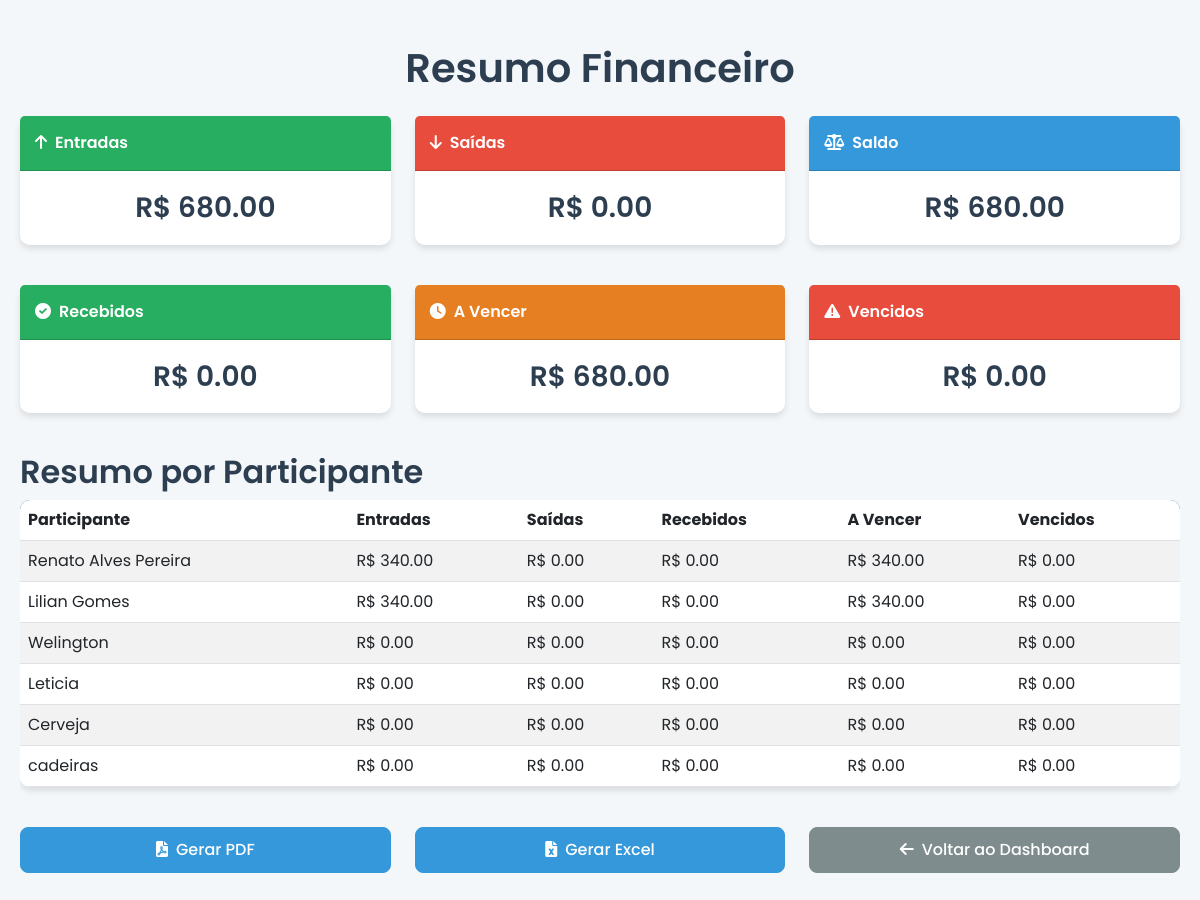
The page /resumo (signed in) on the database its author committed.
### tables this page shows
CREATE TABLE participantes (
            id INTEGER PRIMARY KEY AUTOINCREMENT,
            nome TEXT NOT NULL,
            adulto INTEGER NOT NULL,
            crianca INTEGER NOT NULL,
            bebe_alcool INTEGER NOT NULL
        );

### app.py (the view)
@app.route('/resumo')
@login_required
def resumo_financeiro():
    conn = get_db_connection()
    total_entradas = conn.execute('SELECT SUM(valor) FROM transacoes WHERE tipo = "entrada"').fetchone()[0] or 0
    total_saidas = conn.execute('SELECT SUM(valor) FROM transacoes WHERE tipo = "saida"').fetchone()[0] or 0
    saldo = total_entradas - total_saidas
    parcelas = conn.execute('SELECT valor, data_vencimento, pago FROM parcelas').fetchall()
    valores_recebidos = 0
    valores_a_vencer = 0
    valores_vencidos = 0
    for parcela in parcelas:
        data_vencimento = datetime.fromisoformat(parcela['data_vencimento'])
        if parcela['pago']:
            valores_recebidos += parcela['valor']
        elif data_vencimento < DATA_ATUAL:
            valores_vencidos += parcela['valor']
        else:
            valores_a_vencer += parcela['valor']
    participantes = conn.execute('SELECT * FROM participantes').fetchall()
    resumo_participantes = {}
    for p in participantes:
        entradas = conn.execute('SELECT SUM(valor) FROM transacoes WHERE tipo = "entrada" AND participante_id = ?', (p['id'],)).fetchone()[0] or 0
        saidas = conn.execute('SELECT SUM(valor) FROM transacoes WHERE tipo = "saida" AND participante_id = ?', (p['id'],)).fetchone()[0] or 0
        parcelas = conn.execute('''
            SELECT par.valor, par.data_vencimento, par.pago
            FROM transacoes t
            JOIN parcelas par ON t.id = par.transacao_id
            WHERE t.participante_id = ?
        ''', (p['id'],)).fetchall()
        p_recebidos = 0
        p_a_vencer = 0
        p_vencidos = 0
        for parcela in parcelas:
            data_vencimento = datetime.fromisoformat(parcela['data_vencimento'])
            if parcela['pago']:
                p_recebidos += parcela['valor']
            elif data_vencimento < DATA_ATUAL:
                p_vencidos += parcela['valor']
            else:
                p_a_vencer += parcela['valor']
        resumo_participantes[p['nome']] = {
            'entradas': entradas,
            'saidas': saidas,
            'valores_recebidos': p_recebidos,
            'valores_a_vencer': p_a_vencer,
            'valores_vencidos': p_vencidos
        }
    resumo = {
        'total_entradas': total_entradas,
        'total_saidas': total_saidas,
        'saldo': saldo,
        'valores_recebidos': valores_recebidos,
        'valores_a_vencer': valores_a_vencer,
        'valores_vencidos': valores_vencidos,
        'participantes': resumo_participantes
    }
    conn.close()
    return render_template('resumo.html', resumo=resumo, is_root=session.get('is_root', False))

### app.py (called while the page is built)
def get_db_connection():
    conn = sqlite3.connect('festa.db')
    conn.row_factory = sqlite3.Row
    conn.execute('PRAGMA busy_timeout = 30000')  # Aumentar o timeout para 30 segundos
    return conn

def login_required(f):
    @wraps(f)
    def decorated_function(*args, **kwargs):
        if 'user_id' not in session:
            return redirect(url_for('login'))
        return f(*args, **kwargs)
    return decorated_function

@app.before_request
def load_logged_in_user():
    user_id = session.get('user_id')
    if user_id is None:
        g.user = None
    else:
        conn = get_db_connection()
        g.user = conn.execute('SELECT * FROM usuarios WHERE id = ?', (user_id,)).fetchone()
        conn.close()

### templates/resumo.html (shortened to what this page needs)
<!DOCTYPE html>
<html lang="pt-br">
<head>
    <link href="https://cdn.jsdelivr.net/npm/bootstrap@5.3.0/dist/css/bootstrap.min.css" rel="stylesheet">
    <link rel="stylesheet" href="https://cdnjs.cloudflare.com/ajax/libs/font-awesome/6.0.0-beta3/css/all.min.css">
    <link rel="stylesheet" href="{{ url_for('static', filename='style.css') }}">
</head>
<body>
    <div class="container">
        <h1 class="my-4 text-center">Resumo Financeiro</h1>
        <div class="row mb-4">
            <div class="col-md-4 mb-3">
                <div class="card">
                    <div class="card-header bg-success text-white">
                        <i class="fas fa-arrow-up me-2"></i>Entradas
                    </div>
                    <div class="card-body text-center">
                        <h3>R$ {{ "%.2f" % resumo.total_entradas }}</h3>
                    </div>
                </div>
            </div>
            <div class="col-md-4 mb-3">
                <div class="card">
                    <div class="card-header bg-danger text-white">
                        <i class="fas fa-arrow-down me-2"></i>Saídas
                    </div>
                    <div class="card-body text-center">
                        <h3>R$ {{ "%.2f" % resumo.total_saidas }}</h3>
                    </div>
                </div>
            </div>
            <div class="col-md-4 mb-3">
                <div class="card">
                    <div class="card-header bg-primary text-white">
                        <i class="fas fa-balance-scale me-2"></i>Saldo
                    </div>
                    <div class="card-body text-center">
                        <h3>R$ {{ "%.2f" % resumo.saldo }}</h3>
                    </div>
                </div>
            </div>
        </div>
        <div class="row mb-4">
            <div class="col-md-4 mb-3">
                <div class="card">
                    <div class="card-header bg-success text-white">
                        <i class="fas fa-check-circle me-2"></i>Recebidos
                    </div>
                    <div class="card-body text-center">
                        <h3>R$ {{ "%.2f" % resumo.valores_recebidos }}</h3>
                    </div>
                </div>
            </div>
            <div class="col-md-4 mb-3">
                <div class="card">
                    <div class="card-header bg-warning text-white">
                        <i class="fas fa-clock me-2"></i>A Vencer
                    </div>
                    <div class="card-body text-center">
                        <h3>R$ {{ "%.2f" % resumo.valores_a_vencer }}</h3>
                    </div>
                </div>
            </div>
            <div class="col-md-4 mb-3">
                <div class="card">
                    <div class="card-header bg-danger text-white">
                        <i class="fas fa-exclamation-triangle me-2"></i>Vencidos
                    </div>
                    <div class="card-body text-center">
                        <h3>R$ {{ "%.2f" % resumo.valores_vencidos }}</h3>
                    </div>
                </div>
            </div>
        </div>
        <h2 class="mt-4">Resumo por Participante</h2>
        <div class="table-responsive mb-4">
            <table class="table table-striped">
                <thead>
                    <tr>
                        <th>Participante</th>
                        <th>Entradas</th>
                        <th>Saídas</th>
                        <th>Recebidos</th>
                        <th>A Vencer</th>
                        <th>Vencidos</th>
                    </tr>
                </thead>
                <tbody>
                    {% for nome, dados in resumo.participantes.items() %}
                    <tr>
                        <td>{{ nome }}</td>
                        <td>R$ {{ "%.2f" % dados.entradas }}</td>
                        <td>R$ {{ "%.2f" % dados.saidas }}</td>
                        <td>R$ {{ "%.2f" % dados.valores_recebidos }}</td>
                        <td>R$ {{ "%.2f" % dados.valores_a_vencer }}</td>
                        <td>R$ {{ "%.2f" % dados.valores_vencidos }}</td>
                    </tr>
                    {% endfor %}
                </tbody>
            </table>
        </div>
        <div class="row mb-4">
            <div class="col-md-4 mb-3">
                <a href="{{ url_for('gerar_pdf') }}" class="btn btn-primary w-100">
                    <i class="fas fa-file-pdf me-2"></i>Gerar PDF
                </a>
            </div>
            <div class="col-md-4 mb-3">
                <a href="{{ url_for('gerar_excel') }}" class="btn btn-primary w-100">
                    <i class="fas fa-file-excel me-2"></i>Gerar Excel
                </a>
            </div>
            <div class="col-md-4 mb-3">
                <a href="{{ url_for('index') }}" class="btn btn-secondary w-100">
                    <i class="fas fa-arrow-left me-2"></i>Voltar ao Dashboard
                </a>
            </div>
        </div>
    </div>
</body>
</html>

### static/style.css (style rules this page uses)
body { background-color: #f4f7fa; font-family: 'Poppins', sans-serif; color: #333; }
.container { max-width: 1200px; padding: 20px; }
h1, h2, h3 { color: #2c3e50; font-weight: 600; }
.btn { border-radius: 8px; padding: 10px 20px; font-weight: 500; transition: transform 0.2s ease, background-color 0.3s ease; }
.btn-primary { background-color: #3498db; border-color: #3498db; }
.btn-secondary { background-color: #7f8c8d; border-color: #7f8c8d; }
.table { background-color: #fff; border-radius: 10px; overflow: hidden; box-shadow: 0 4px 6px rgba(0, 0, 0, 0.1); }
.table thead { background-color: #2c3e50; color: #fff; }
.table-striped tbody tr:nth-of-type(odd) { background-color: #f9fbfd; }
.table td, .table th { vertical-align: middle; }
.card { border: none; border-radius: 10px; box-shadow: 0 4px 6px rgba(0, 0, 0, 0.1); background-color: #fff; }
.card-header { background-color: #3498db; color: #fff; border-radius: 10px 10px 0 0; padding: 15px; font-weight: 600; }
.card-body { padding: 20px; }
.card-header.bg-success { background-color: #27ae60 !important; }
.card-header.bg-danger { background-color: #e74c3c !important; }
.card-header.bg-primary { background-color: #3498db !important; }
.card-header.bg-warning { background-color: #e67e22 !important; }
.card-body h3 { margin: 0; font-weight: 600; color: #2c3e50; }

### rows shown on the page
participantes: nome "Renato Alves Pereira", entradas "340.00", saidas "0.00", valores_recebidos "0.00", valores_a_vencer "340.00", valores_vencidos "0.00"
participantes: nome "Lilian Gomes", entradas "340.00", saidas "0.00", valores_recebidos "0.00", valores_a_vencer "340.00", valores_vencidos "0.00"
participantes: nome "Welington", entradas "0.00", saidas "0.00", valores_recebidos "0.00", valores_a_vencer "0.00", valores_vencidos "0.00"
participantes: nome "Leticia", entradas "0.00", saidas "0.00", valores_recebidos "0.00", valores_a_vencer "0.00", valores_vencidos "0.00"
participantes: nome "Cerveja", entradas "0.00", saidas "0.00", valores_recebidos "0.00", valores_a_vencer "0.00", valores_vencidos "0.00"
participantes: nome "cadeiras", entradas "0.00", saidas "0.00", valores_recebidos "0.00", valores_a_vencer "0.00", valores_vencidos "0.00"

### other values the page prints
{{ "%.2f" % resumo.total_entradas }} "680.00"
{{ "%.2f" % resumo.total_saidas }} "0.00"
{{ "%.2f" % resumo.saldo }} "680.00"
{{ "%.2f" % resumo.valores_recebidos }} "0.00"
{{ "%.2f" % resumo.valores_a_vencer }} "680.00"
{{ "%.2f" % resumo.valores_vencidos }} "0.00"
